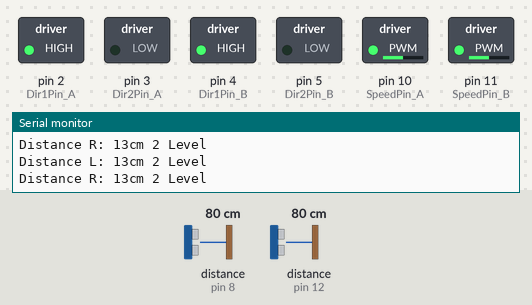
Recording of a sketch running on a simulated Arduino Uno, built with avr-gcc and run on an emulated ATmega328P. Shown: switched loads named in the sketch (green lamp = pin HIGH), the last lines printed to the serial monitor. Wiring (inferred from the names in the program): 2 × ultrasonic range finder: trigger pin 9, echo pin 8 / trigger pin 13, echo pin 12. Inputs (shaded band) come from the test bench; at power-on: distance to the obstacle (sensors on pin 8, pin 12) 80 cm. The echo pulse lasts 58.3 µs per cm; pins used as bus, display or sensor lines are not drawn.

Above: at 2.8 s.
2.9 s: distance to the obstacle (sensor on pin 8) set to 250 cm
At 3.3 s:
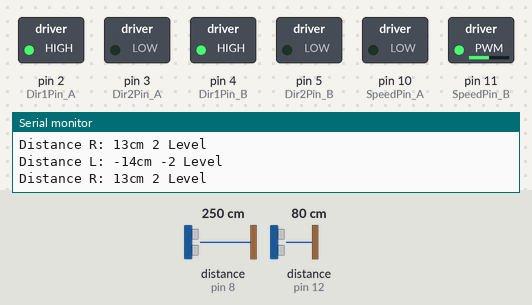
6.4 s: distance to the obstacle (sensor on pin 12) set to 2 cm
At 7.9 s:
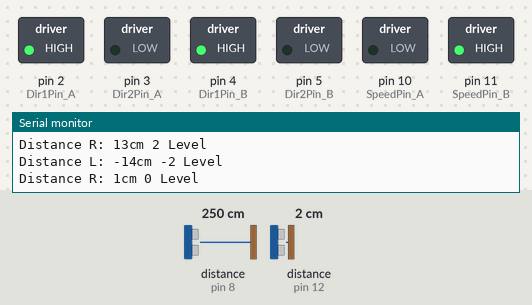
10.6 s: distance to the obstacle (sensor on pin 8) set to 32 cm
14.1 s: distance to the obstacle (sensor on pin 8) set to 27 cm
At 14.6 s:
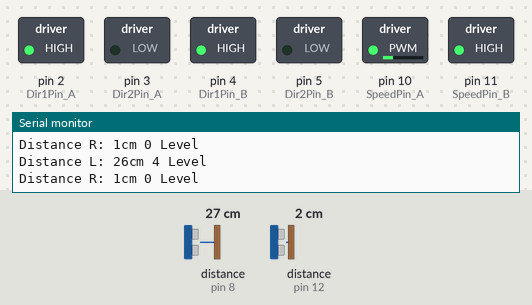
17.6 s: distance to the obstacle (sensor on pin 12) set to 18 cm
At 18.9 s:
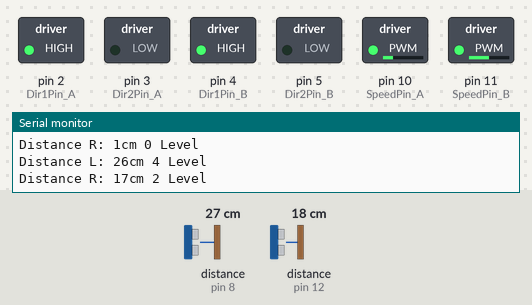
21.8 s: distance to the obstacle (sensor on pin 8) set to 2 cm
At 22.5 s:
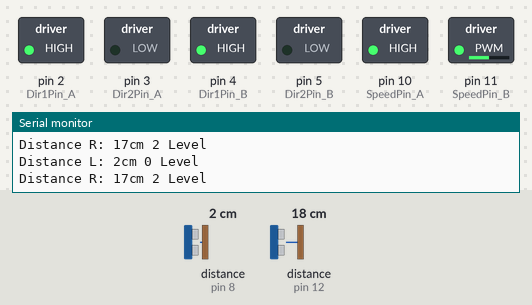
Timing chart, 0 to 24.8 s (numbered marks = the images above; inputs shaded):
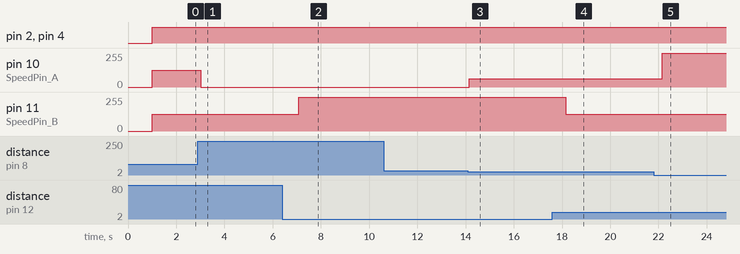

The sketch:

final.ino
```cpp
#include <Thread.h>
#include <ThreadController.h>

#define TRIG_L 9 //TRIG 핀 설정 (초음파 보내는 핀)
#define ECHO_L 8 //ECHO 핀 설정 (초음파 받는 핀)

#define TRIG_R 13 //TRIG 핀 설정 (초음파 보내는 핀)
#define ECHO_R 12 //ECHO 핀 설정 (초음파 받는 핀)

#define Dir1Pin_A  2      // 제어신호 1핀
#define Dir2Pin_A  3      // 제어신호 2핀
#define SpeedPin_A  10    // PWM제어를 위한 핀

#define Dir1Pin_B  4      // 제어신호 1핀
#define Dir2Pin_B  5      // 제어신호 2핀
#define SpeedPin_B  11    // PWM제어를 위한 핀

ThreadController controller = ThreadController();

Thread SenserLeftThread = Thread();
Thread SenserRightThread = Thread();

//----------------------------------------------------------- sona
void leftcalc() {
  analogWrite(SpeedPin_A, 0);
  long sonaTime;

  digitalWrite(TRIG_L, LOW);
  delayMicroseconds(2);
  digitalWrite(TRIG_L, HIGH);
  delayMicroseconds(10);
  digitalWrite(TRIG_L, LOW);

  sonaTime = pulseIn (ECHO_L, HIGH); //물체에 반사되어 돌아온 초음파의 시간을 변수에 저장

  TimeToDistance(sonaTime, "L");
}

void rightcalc() {
  analogWrite(SpeedPin_B, 0);
  long sonaTime;

  digitalWrite(TRIG_R, LOW);
  delayMicroseconds(2);
  digitalWrite(TRIG_R, HIGH);
  delayMicroseconds(10);
  digitalWrite(TRIG_R, LOW);

  sonaTime = pulseIn (ECHO_R, HIGH); //물체에 반사되어 돌아온 초음파의 시간을 변수에 저장

  TimeToDistance(sonaTime, "R");
}
//----------------------------------------------arduino
void TimeToDistance(int sonaTime, String LR){
  int distance;
  //34000*초음파가 물체로 부터 반사되어 돌아오는0시간 /1000000 / 2
  //초음파센서의 거리값이 위 계산값과 동일하게 Cm로 환산
  distance = (sonaTime * 17 / 1000)/6; //최대거리 30 5단계로 나눔 6이상이면버림
  //PC모니터로 초음파 거리값을 확인


  Serial.println("Distance "+LR+": "+ sonaTime * 17 / 1000 +"cm "+ distance+" Level");//측정된 물체로부터 거리값(5단계) 출력


  if(distance<5&&distance>-1){
    distanceToVolt(LR, distance);
    }
}

//-------------------------------------------------motor
void distanceToVolt(String place, int len){
  int volt = 255/len;
  if(place == "L"){
    digitalWrite(Dir1Pin_A, HIGH);         //모터가 시계 방향으로 회전
    digitalWrite(Dir2Pin_A, LOW);
    analogWrite(SpeedPin_A, volt);          //모터 속도를 최대로 설정
  }else if(place == "R"){
    digitalWrite(Dir1Pin_B, HIGH);         //모터가 시계 방향으로 회전
    digitalWrite(Dir2Pin_B, LOW);
    analogWrite(SpeedPin_B, volt);          //모터 속도를 최대로 설정
  }
}

void setup() {
  Serial.begin(9600); //시리얼 통신을 정의(모니터로 센서값을 확인)
  pinMode(TRIG_L, OUTPUT);                //초음파
  pinMode(ECHO_L, INPUT);                 //초음파
  pinMode(TRIG_R, OUTPUT);                //초음파
  pinMode(ECHO_R, INPUT);                 //초음파

  pinMode(Dir1Pin_A, OUTPUT);             // 모터 1번핀
  pinMode(Dir2Pin_A, OUTPUT);             // 모터 2번핀
  pinMode(SpeedPin_A, OUTPUT);            // 모터 PWM제어핀

  pinMode(Dir1Pin_B, OUTPUT);             // 모터 1번핀
  pinMode(Dir2Pin_B, OUTPUT);             // 모터 2번핀
  pinMode(SpeedPin_B, OUTPUT);            // 모터 PWM제어핀

  SenserLeftThread.onRun(leftcalc);       //좌쓰레드
  SenserLeftThread.setInterval(1000);

  SenserRightThread.onRun(rightcalc);     //우쓰레드
  SenserRightThread.setInterval(1000);

  controller.add(&SenserLeftThread);      //쓰레드 컨트롤러
  controller.add(&SenserRightThread);
}

void loop() {
  controller.run();
}
```

Measured:
- the behaviour switches between 31 and 30 cm on distance to the obstacle (sensor on pin 8) (found by bisection; images 2 and 3)
- after the input at 2.9 s, pin 10 (SpeedPin_A): 127/255 → 0/255 after 0.11 s
- after the input at 6.4 s, pin 11 (SpeedPin_B): 127/255 → 255/255 after 0.69 s
- after the input at 14.1 s, pin 10 (SpeedPin_A): 0/255 → 63/255 at once
- after the input at 17.6 s, pin 11 (SpeedPin_B): 255/255 → 127/255 after 0.55 s
- after the input at 21.8 s, pin 10 (SpeedPin_A): 63/255 → 255/255 after 0.36 s
